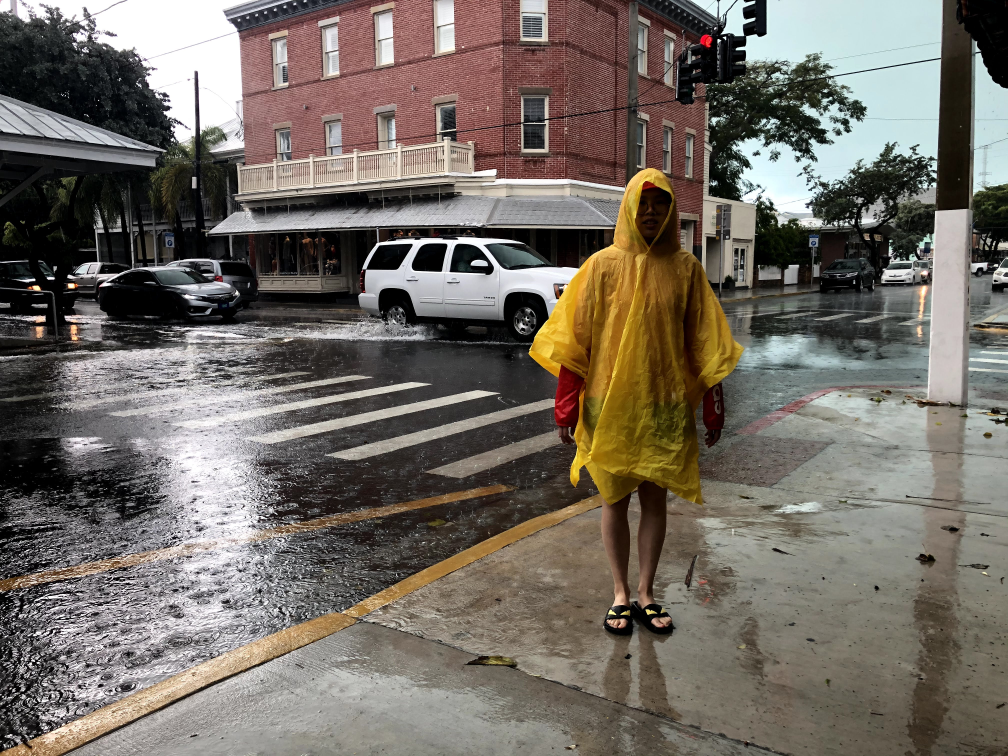
#> input picture IMG_9732.jpg, 4032 x 3024 px (shown at 1/4 size); its folder holds only this picture in this run
$ python preprocess.py   (older library calls are emulated)
#> lines starting #> are read from the running program, lines starting #| are printed output that depends on the picture
from PIL import Image
from PIL import ExifTags
from PIL import ImageDraw
from PIL import ImageFont
import os
import argparse

parser = argparse.ArgumentParser(description='Arguments for pre processor.')
parser.add_argument("--t", default="zpjiang.me", help="Default value for water mark.")
parser.add_argument("--w", type=int, default=130, help="The num of pixels for the water mark.")
args = parser.parse_args()

# The base width of images.
BASE_WIDTH = 1024
WATERMARK = "zpjiang.me"


# Decide whether to proceed with rotation, shrinking or not.
def _should_proceed(image_path):
#> further down, image is the input picture: PIL image 4032x3024 RGB; mean R, G, B 114.9, 107.9, 99.8
    return ('jpg' in filepath or
            'JPG' in filepath or
            'jpeg' in filepath or
            'JPEG' in filepath or
            'png' in filepath or
            'PNG' in filepath)


# Rotates image if needed.
def _rotate(image):
    if not image:
        return

    try:
        for orientation in ExifTags.TAGS.keys():
            if ExifTags.TAGS[orientation] == 'Orientation':
                break
        exif = dict(image._getexif().items())
#> exif = 48 items

        if exif[orientation] == 3:
            image = image.rotate(180, expand=True)
        elif exif[orientation] == 6:
            image = image.rotate(270, expand=True)
        elif exif[orientation] == 8:
            image = image.rotate(90, expand=True)
    except (AttributeError, KeyError, IndexError):
        pass

    return image


# Shrinks image if needed.
def _shrink(image):
    if not image:
        return

    width = float(image.size[0])
#> width = 4032
    height = float(image.size[1])
#> height = 3024
    if width > BASE_WIDTH:
        ratio = BASE_WIDTH / width
#> ratio = 0.254
        width = BASE_WIDTH
        height = int(height * ratio)
#> height = 768
        image = image.resize((width, height), Image.ANTIALIAS)
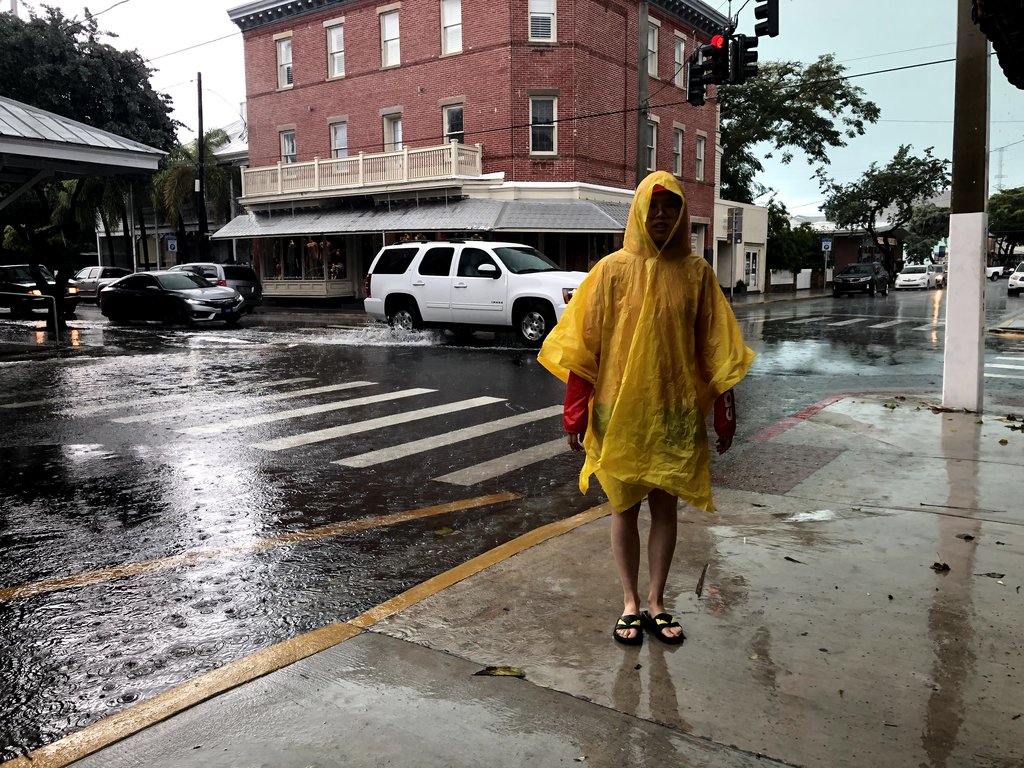
#> image: PIL image 1024x768 RGB; mean R, G, B 114.9, 107.9, 99.8

    return image


# Adds watermark.
def _watermark(image, text='zpjiang.me', w=130):
#> called with text = 'zpjiang.me', w = 130
    if not image:
        return

    # make the image editable
    drawing = ImageDraw.Draw(image)

    # find the position
    width = image.size[0]
#> width = 1024
    height = image.size[1]
#> height = 768
    pos = (width - w, height - 35)
#> pos = (894, 733)

    white = (255, 255, 255)
    font = ImageFont.truetype("Arial.ttf", 20)
    drawing.text(pos, text, fill=white, font=font)


if __name__ == '__main__':
    arr = os.listdir('.')
    for filepath in arr:
        if _should_proceed(filepath):
            print ("start: " + filepath)
            image = Image.open(filepath)
            image = _rotate(image)
            image = _shrink(image)
            _watermark(image, args.t, args.w)
            image.save("../z_" + filepath)
            print ("saved: ../z_" + filepath)
